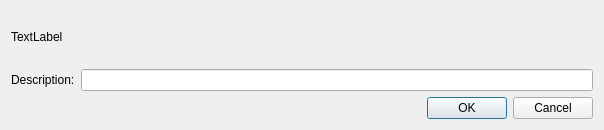
<?xml version="1.0" encoding="UTF-8"?>
<ui version="4.0">
 <class>updateDescrioption</class>
 <widget class="QDialog" name="updateDescrioption">
  <property name="geometry">
   <rect>
    <x>0</x>
    <y>0</y>
    <width>604</width>
    <height>130</height>
   </rect>
  </property>
  <property name="windowTitle">
   <string>Dialog</string>
  </property>
  <layout class="QVBoxLayout" name="verticalLayout">
   <item>
    <widget class="QLabel" name="label_2">
     <property name="text">
      <string>TextLabel</string>
     </property>
    </widget>
   </item>
   <item>
    <layout class="QHBoxLayout" name="horizontalLayout">
     <item>
      <widget class="QLabel" name="label">
       <property name="text">
        <string>Description:</string>
       </property>
      </widget>
     </item>
     <item>
      <widget class="QLineEdit" name="descrEdit"/>
     </item>
    </layout>
   </item>
   <item>
    <widget class="QDialogButtonBox" name="buttonBox">
     <property name="orientation">
      <enum>Qt::Horizontal</enum>
     </property>
     <property name="standardButtons">
      <set>QDialogButtonBox::Cancel|QDialogButtonBox::Ok</set>
     </property>
    </widget>
   </item>
  </layout>
 </widget>
 <resources/>
 <connections>
  <connection>
   <sender>buttonBox</sender>
   <signal>accepted()</signal>
   <receiver>updateDescrioption</receiver>
   <slot>accept()</slot>
   <hints>
    <hint type="sourcelabel">
     <x>248</x>
     <y>254</y>
    </hint>
    <hint type="destinationlabel">
     <x>157</x>
     <y>274</y>
    </hint>
   </hints>
  </connection>
  <connection>
   <sender>buttonBox</sender>
   <signal>rejected()</signal>
   <receiver>updateDescrioption</receiver>
   <slot>reject()</slot>
   <hints>
    <hint type="sourcelabel">
     <x>316</x>
     <y>260</y>
    </hint>
    <hint type="destinationlabel">
     <x>286</x>
     <y>274</y>
    </hint>
   </hints>
  </connection>
 </connections>
</ui>
